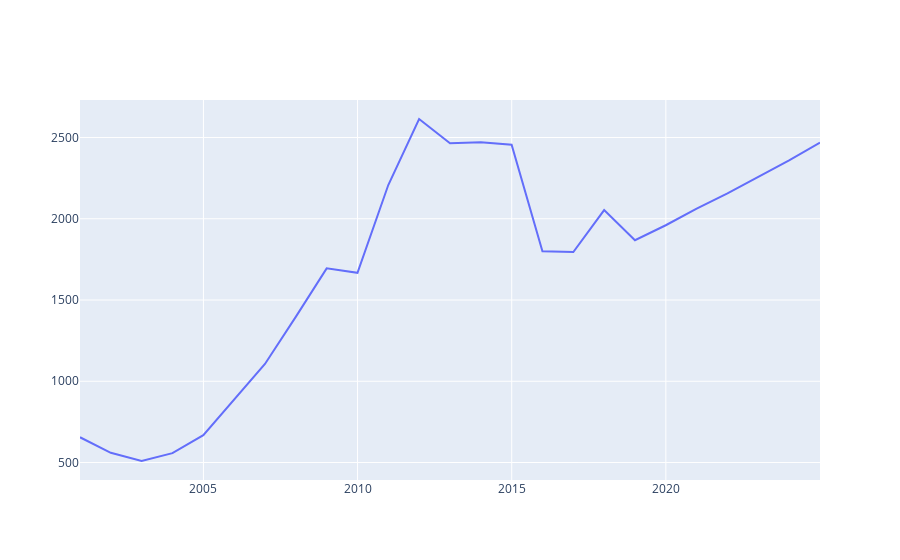

Here is the notebook cell this chart was saved with:
### Markdown cell above
## PIB

### Code cell
#PIB em dólar

pib_usd = nasdaqdatalink.get('ODA/BRA_NGDPD', start_date='2000-01-01')

fig = go.Figure()
fig.add_trace(go.Scatter(name='PIB_USD', x=pib_usd.index, y=pib_usd.Value))
fig.show()
